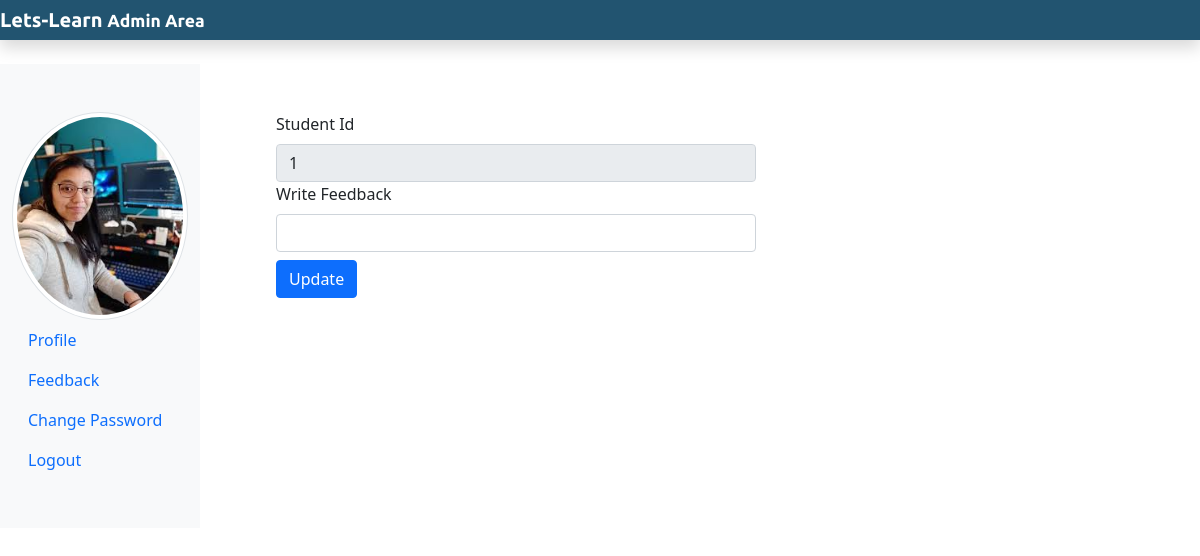
Page /studentfeeback.php (signed in) on the committed database.
### tables this page shows
CREATE TABLE `lernit` (
  `stu_id` int(255) NOT NULL,
  `stu_name` varchar(255) NOT NULL,
  `stu_email` varchar(255) NOT NULL,
  `stu_pass` varchar(255) NOT NULL,
  `stu_occ` varchar(255) NOT NULL,
  `stu_img` text NOT NULL
);

### studentfeeback.php (the view, shortened to what this page needs)
<?php
include 'stufooter.php';
include 'dbcon.php';
if(isset($_SESSION['is_login']))
{
    $stulogemail = $_SESSION['logemail'];
}
$sql =  "SELECT * FROM lernit WHERE stu_email='".$stulogemail."'";
$result=mysqli_query($conn,$sql);
if(mysqli_num_rows($result) == 1){
    $rows = mysqli_fetch_assoc($result);
    $stu_id= $rows['stu_id'];
}
?>
<div class="col-sm-6 mt-5 mx-3">
<form action="" class="mx-5" method="POST" enctype="multipart/form-data">
<div class="form-group">
    <label for="stu_id" class="form-label">Student Id</label>
    <input type="text" class="form-control" id="stu_id" name="stu_id" value="<?php
    if(isset($stu_id))
    {
        echo $stu_id;
    }
    ?>" readonly>
    </div>
  <div class="form-group">
    <label for="f_content" class="form-label">Write Feedback</label>
    <input type="text" class="form-control" id="f_content" name="f_content" value="<?php
    if(isset($f_content))
    {
        echo $f_content;
    }
    ?>">
  </div>
  <div class="form-group mt-2">
  <button type="submit" class="btn btn-primary" name="submitfeedback">Update</button>
  </div>
</form>
</div>
</div>
</div>
<?php
   include 'stuheader.php';
?>

### stufooter.php (shortened to what this page needs)
<?php
include 'dbcon.php';
    if(isset($_SESSION['is_login']))
    {
        $stulogemail = $_SESSION['logemail'];
    }
if(isset($stulogemail)){
$sql =  "SELECT stu_img FROM lernit WHERE
stu_email='".$stulogemail."'";
$result=mysqli_query($conn,$sql);
$rows = mysqli_fetch_assoc($result);
$stu_img = $rows['stu_img'];
}
?>
<html>
  <head>
<link href="CSS/adminstyle.css" rel="stylesheet">
    <link href="https://cdn.jsdelivr.net/npm/bootstrap@5.0.0-beta2/dist/css/bootstrap.min.css" rel="stylesheet">
  </head>
  <body>
  <nav class="navbar navbar-dark fixed-top p-0 shadow"
style="background-color:#225470;">
<a class="navbar-brand col-sm-3 col-md-2 mr-0"
href="adminDashboard.php">Lets-Learn <small
class="text-white">Admin Area</small></a>
</nav>
  <div class="container-fluid mb-5" style="margin-top:40px;">
   <div class="row">
     <nav class="col-sm-3 col-md-2 bg-light sidebar py-5
     d-print-none">
     <div class="sidebar-sticky">
       <ul class="nav flex-column">
         <li class="nav-item">
         <img src="<?php echo $stu_img?>" alt="studentimage"
           class="img-thumbnail rounded-circle">
</li>
<li class="nav-item">
           <a class="nav-link" href="studentprofile.php">
            Profile
</a>
</li>
<li class="nav-item">
           <a class="nav-link" href="studentfeeback.php">
            Feedback
</a>
</li>
<li class="nav-item">
           <a class="nav-link" href="stuchangepassword.php">
            Change Password
</a>
</li>
<li class="nav-item">
           <a class="nav-link" href="index.php">
            Logout
</a>
</li>
</ul>
</div>
</nav>

### css/adminstyle.css (style rules this page uses)
.navbar-brand { font-family:"Ubuntu",sans-serif; font-size:2em; font-weight:bold; color:#fff; }

### rows in the picture
lernit: stu_img (picture), stu_id "1"
